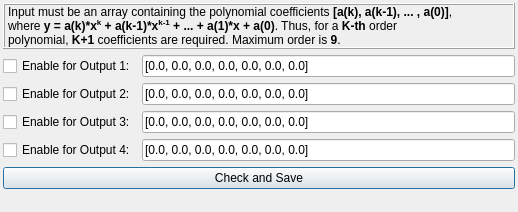
<?xml version="1.0" encoding="UTF-8"?>
<ui version="4.0">
 <class>PreDistDialog</class>
 <widget class="QDialog" name="PreDistDialog">
  <property name="geometry">
   <rect>
    <x>0</x>
    <y>0</y>
    <width>518</width>
    <height>204</height>
   </rect>
  </property>
  <property name="windowTitle">
   <string>Pre-distortion Configuration</string>
  </property>
  <layout class="QGridLayout" name="gridLayout_2">
   <property name="leftMargin">
    <number>3</number>
   </property>
   <property name="topMargin">
    <number>3</number>
   </property>
   <property name="rightMargin">
    <number>3</number>
   </property>
   <property name="bottomMargin">
    <number>3</number>
   </property>
   <item row="0" column="0" colspan="2">
    <widget class="QLabel" name="label">
     <property name="autoFillBackground">
      <bool>false</bool>
     </property>
     <property name="frameShape">
      <enum>QFrame::Box</enum>
     </property>
     <property name="frameShadow">
      <enum>QFrame::Raised</enum>
     </property>
     <property name="text">
      <string>&lt;html&gt;&lt;head/&gt;&lt;body&gt;&lt;p align=&quot;justify&quot;&gt;&lt;span style=&quot; font-size:9pt;&quot;&gt;Input must be an array containing the polynomial coefficients &lt;/span&gt;&lt;span style=&quot; font-size:9pt; font-weight:600;&quot;&gt;[a(k), a(k-1), ... , a(0)]&lt;/span&gt;&lt;span style=&quot; font-size:9pt;&quot;&gt;,&lt;br/&gt;where &lt;/span&gt;&lt;span style=&quot; font-size:9pt; font-weight:600;&quot;&gt;y = a(k)*x&lt;/span&gt;&lt;span style=&quot; font-size:9pt; font-weight:600; vertical-align:super;&quot;&gt;k&lt;/span&gt;&lt;span style=&quot; font-size:9pt; font-weight:600;&quot;&gt; + a(k-1)*x&lt;/span&gt;&lt;span style=&quot; font-size:9pt; font-weight:600; vertical-align:super;&quot;&gt;k-1&lt;/span&gt;&lt;span style=&quot; font-size:9pt; font-weight:600;&quot;&gt; + ... + a(1)*x&lt;/span&gt;&lt;span style=&quot; font-size:9pt; font-weight:600;&quot;&gt; + &lt;/span&gt;&lt;span style=&quot; font-size:9pt; font-weight:600;&quot;&gt;a(0)&lt;/span&gt;&lt;span style=&quot; font-size:9pt;&quot;&gt;. Thus, for a &lt;/span&gt;&lt;span style=&quot; font-size:9pt; font-weight:600;&quot;&gt;K-th&lt;/span&gt;&lt;span style=&quot; font-size:9pt;&quot;&gt; order &lt;br/&gt;polynomial, &lt;/span&gt;&lt;span style=&quot; font-size:9pt; font-weight:600;&quot;&gt;K+1&lt;/span&gt;&lt;span style=&quot; font-size:9pt;&quot;&gt; coefficients are required. Maximum order is &lt;/span&gt;&lt;span style=&quot; font-size:9pt; font-weight:600;&quot;&gt;9&lt;/span&gt;&lt;span style=&quot; font-size:9pt;&quot;&gt;.&lt;/span&gt;&lt;/p&gt;&lt;/body&gt;&lt;/html&gt;</string>
     </property>
    </widget>
   </item>
   <item row="4" column="0">
    <widget class="QCheckBox" name="checkEnable4">
     <property name="text">
      <string>Enable for Output 4:</string>
     </property>
    </widget>
   </item>
   <item row="3" column="0">
    <widget class="QCheckBox" name="checkEnable3">
     <property name="text">
      <string>Enable for Output 3:</string>
     </property>
    </widget>
   </item>
   <item row="2" column="0">
    <widget class="QCheckBox" name="checkEnable2">
     <property name="text">
      <string>Enable for Output 2:</string>
     </property>
    </widget>
   </item>
   <item row="7" column="0" colspan="2">
    <widget class="QLabel" name="statusLabel">
     <property name="text">
      <string/>
     </property>
    </widget>
   </item>
   <item row="6" column="0" colspan="2">
    <widget class="QPushButton" name="bSave">
     <property name="text">
      <string>Check and Save</string>
     </property>
    </widget>
   </item>
   <item row="3" column="1">
    <widget class="QLineEdit" name="textPoly3">
     <property name="text">
      <string>[0.0, 0.0, 0.0, 0.0, 0.0, 0.0, 0.0]</string>
     </property>
    </widget>
   </item>
   <item row="2" column="1">
    <widget class="QLineEdit" name="textPoly2">
     <property name="text">
      <string>[0.0, 0.0, 0.0, 0.0, 0.0, 0.0, 0.0]</string>
     </property>
    </widget>
   </item>
   <item row="1" column="0">
    <widget class="QCheckBox" name="checkEnable1">
     <property name="text">
      <string>Enable for Output 1:</string>
     </property>
    </widget>
   </item>
   <item row="1" column="1">
    <widget class="QLineEdit" name="textPoly1">
     <property name="text">
      <string>[0.0, 0.0, 0.0, 0.0, 0.0, 0.0, 0.0]</string>
     </property>
    </widget>
   </item>
   <item row="4" column="1">
    <widget class="QLineEdit" name="textPoly4">
     <property name="text">
      <string>[0.0, 0.0, 0.0, 0.0, 0.0, 0.0, 0.0]</string>
     </property>
    </widget>
   </item>
  </layout>
 </widget>
 <resources/>
 <connections/>
</ui>
